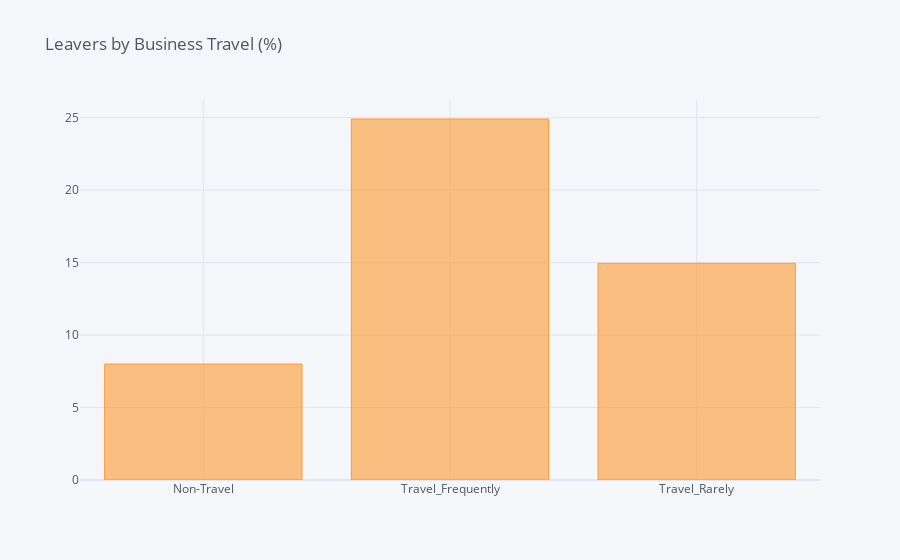

Notebook code cell kept with this figure:
### Code cell
df_BusinessTravel = pd.DataFrame(columns=["Business Travel", "% of Leavers"])
i=0
for field in list(df['BusinessTravel'].unique()):
    ratio = df[(df['BusinessTravel']==field)&(df['Attrition']=="Yes")].shape[0] / df[df['BusinessTravel']==field].shape[0]
    df_BusinessTravel.loc[i] = (field, ratio*100)
    i += 1
    #print("In {}, the ratio of leavers is {:.2f}%".format(field, ratio*100))    
df_BT = df_BusinessTravel.groupby(by="Business Travel").sum()
df_BT.iplot(kind='bar',title='Leavers by Business Travel (%)')

### Figure 1 — Plotly figure (JSON) as saved in the notebook; plotly's stock layout.template omitted (floating-point values rounded to 4 significant figures)
{"data": [{"marker": {"color": "rgba(255, 153, 51, 0.6)", "line": {"color": "rgba(255, 153, 51, 1.0)", "width": 1}}, "name": "% of Leavers", "orientation": "v", "text": "", "type": "bar", "x": ["Non-Travel", "Travel_Frequently", "Travel_Rarely"], "y": [8, 24.91, 14.96]}], "layout": {"legend": {"bgcolor": "#F5F6F9", "font": {"color": "#4D5663"}}, "paper_bgcolor": "#F5F6F9", "plot_bgcolor": "#F5F6F9", "title": {"font": {"color": "#4D5663"}, "text": "Leavers by Business Travel (%)"}, "xaxis": {"gridcolor": "#E1E5ED", "showgrid": true, "tickfont": {"color": "#4D5663"}, "title": {"font": {"color": "#4D5663"}, "text": ""}, "zerolinecolor": "#E1E5ED"}, "yaxis": {"gridcolor": "#E1E5ED", "showgrid": true, "tickfont": {"color": "#4D5663"}, "title": {"font": {"color": "#4D5663"}, "text": ""}, "zerolinecolor": "#E1E5ED"}}}
